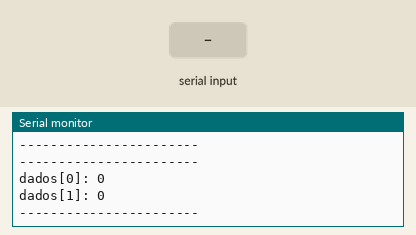
This sketch was run on a simulated Arduino Uno, built with avr-gcc and run on an emulated ATmega328P. Parts: the last lines printed to the serial monitor. Inputs (shaded band) come from the test bench. No radio packets arrive unless stated.

Above: at 1.2 s.
1.3 s: "1" received over Serial
At 1.62 s:
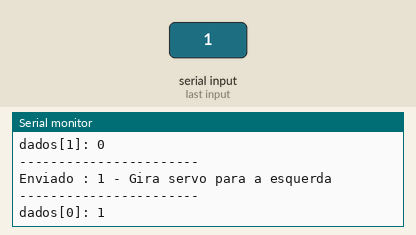
3.0 s: "2" received over Serial
4.6 s: "L" received over Serial
At 4.83 s:
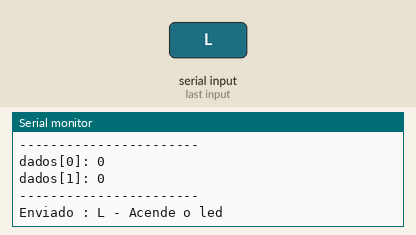
6.2 s: "l" received over Serial
Timing chart, 0 to 8.8 s (numbered marks = the images above; inputs shaded):
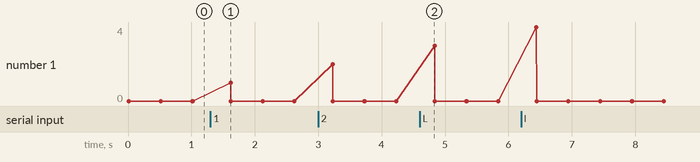

The sketch:

envia.ino
```cpp
// Programa : NRF24L01 Emissor - Servo motor

#include <SPI.h>
#include <nRF24L01.h>
#include <RF24.h>
#include <avr/wdt.h>

#define DEBUG //!<Ativa a depuração

// Armazena caractere digitado na serial
char valor[1];

// Armazena os dados enviados
int dados[1];

// Inicializa o NRF24L01 nos pinos 9 (CE) e 10 (CS) do Arduino Uno
RF24 radio(9,10);

// Define o endereco para comunicacao entre os modulos
const uint64_t pipe = 0xE13CBAF433LL;

void setup()
{
  // Inicializa a serial
  Serial.begin(57600);
  Serial.println("Digite 1, 2, L ou l e pressione ENVIAR...");

  // Inicializa a comunicacao do NRF24L01
  radio.begin();
  // Entra em modo de transmissao
  radio.openWritingPipe(pipe);
  wdt_enable(WDTO_4S); //Função que ativa e altera o Watchdog 2 4 8
}

void loop()
{
  dados[0] = 0;
  // Le o caractere digitado na serial
  if (Serial.available() > 0)  {
    valor[0] = Serial.read();
  }

  // Envia 1 via radio caso seja digitado o valor 1
  if (valor[0] == '1') {
    Serial.println("Enviado : 1 - Gira servo para a esquerda");
    dados[0] = 1;
    radio.write(dados, 1);
    delay(100);
    valor[0] = 0;
  }

  // Envia 2 via radio caso seja digitado o valor 2
  if (valor[0] == '2') {
    Serial.println("Enviado : 2 - Gira servo para a direita");
    dados[0] = 2;
    radio.write(dados, 1);
    delay(100);
    valor[0] = 0;
  }

  // Envia 3 via radio caso seja digitado o caractere L
  if (valor[0] == 'L') {
    Serial.println("Enviado : L - Acende o led");
    dados[0] = 3;
    radio.write(dados, 1);
    delay(100);
    valor[0] = 0;
  }

  // Envia 4 via radio caso seja digitado o caractere l
  if (valor[0] == 'l') {
    Serial.println("Enviado : l - Apaga o led");
    dados[0] = 4;
    radio.write(dados, 1);
    delay(100);
    valor[0] = 0;
  }

  #ifdef DEBUG
        Serial.println("-----------------------");
        Serial.print("dados[0]: ");
        Serial.println(dados[0]);
        Serial.print("dados[1]: ");
        Serial.println(dados[1]);
        Serial.println("-----------------------");
        delay(500);
  #endif /// DEBUG
  wdt_reset();//zera o wdt
}
```

Measured:
- after the input at 1.3 s, the serial monitor: prints a new line after 0.21 s (image 1)
- after the input at 4.6 s, the serial monitor: prints a new line after 0.13 s (image 2)
